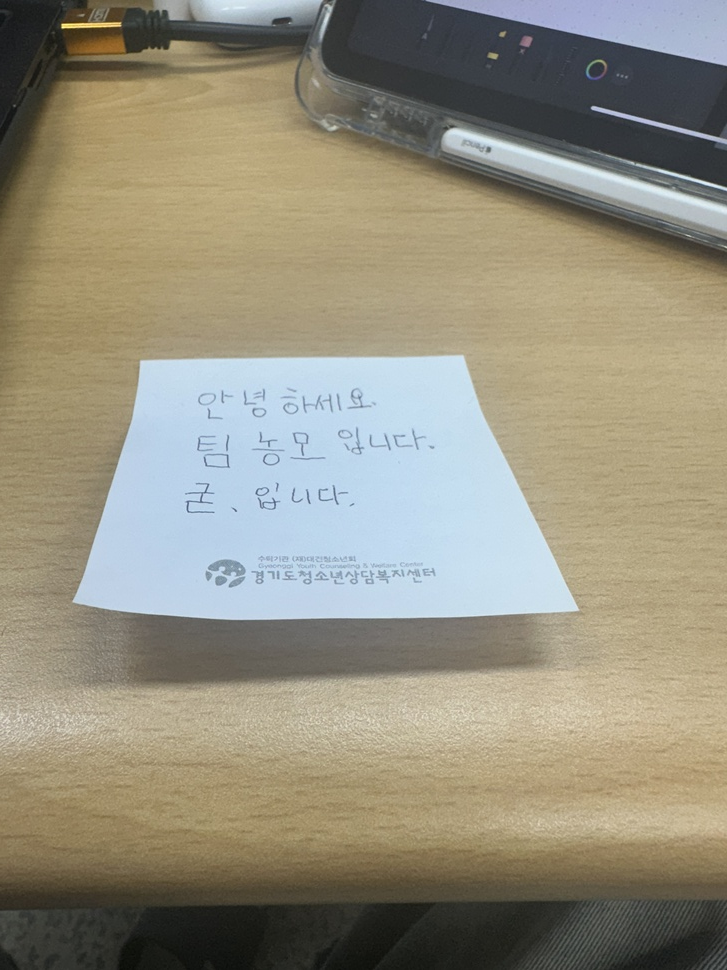
#> input picture test7.JPG, 727 x 970 px, shrunk from 3024 x 4032 before the run, found by its file name
$ python enhanced2.py
#> lines starting #> are read from the running program, lines starting #| are printed output that depends on the picture; after the words box and inside, x2 and y2 are one past the last pixel; in counts of white or black regions, pixels touching at a corner belong together
#> in detect_lines, image is the input picture: shape (970, 727, 3); mean B, G, R 126.5, 143.8, 148.5
import cv2
import numpy as np


def adjust_brightness(img, value):
    """
    이미지 밝기를 조절하는 함수

    Args:
      img: 입력 이미지
      value: 밝기 조절 값 (-255 ~ 255)

    Returns:
      밝기가 조절된 이미지
    """
#> called with value = 50
    hsv = cv2.cvtColor(img, cv2.COLOR_BGR2HSV)
#> hsv: shape (970, 727, 3); mean H, S, V 43.9, 60.5, 156.5
    h, s, v = cv2.split(hsv)
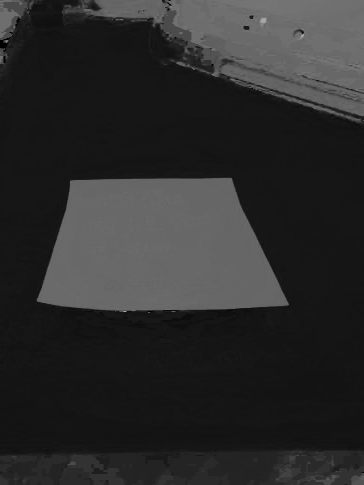
#> h: shape (970, 727) (shown at 1/2 size); min 0, max 177, mean 43.9
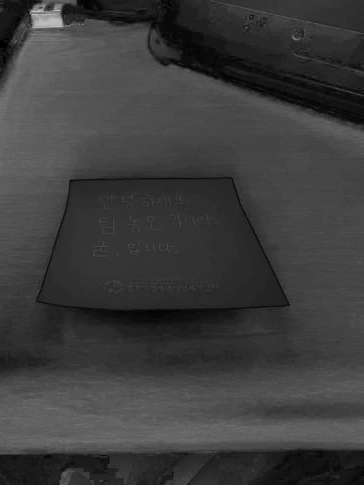
#> s: shape (970, 727) (shown at 1/2 size); min 0, max 255, mean 60.5

    v = cv2.add(v, value)
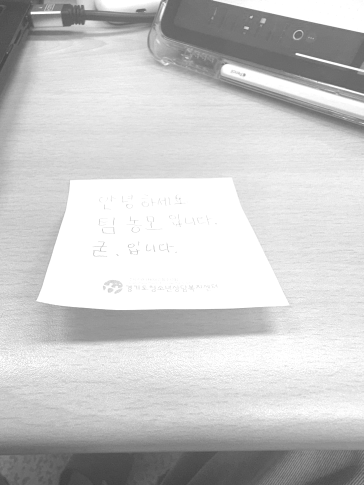
#> v: shape (970, 727) (shown at 1/2 size); min 61, max 255, mean 201.9
    v = np.clip(v, 0, 255).astype(np.uint8)

    hsv = cv2.merge((h, s, v))
#> hsv: shape (970, 727, 3); mean H, S, V 43.9, 60.5, 201.9
    img = cv2.cvtColor(hsv, cv2.COLOR_HSV2BGR)
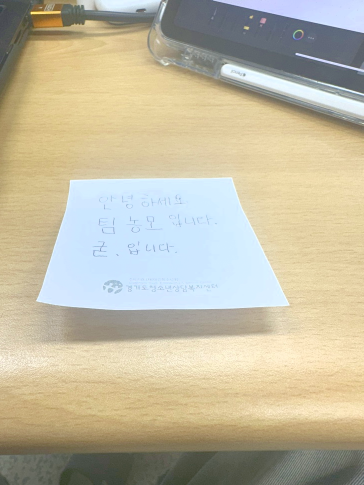
#> img: shape (970, 727, 3) (shown at 1/2 size); mean B, G, R 161.8, 185.3, 192.3
    return img


def find_corners(lines, img_shape):
    """
    직선들의 교점을 계산하여 이미지의 네 모서리를 찾는 함수

    Args:
      lines: HoughLinesP 함수로 찾은 직선 리스트
      img_shape: 이미지 shape (height, width, channels)

    Returns:
      이미지 네 모서리 좌표 리스트
    """

    if lines is None:
        raise ValueError("No lines detected.")

    # 교점 찾기
    intersections = []
    for i, line1 in enumerate(lines):
        for j, line2 in enumerate(lines):
            if i >= j:
                continue
            x1, y1, x2, y2 = line1[0]
            x3, y3, x4, y4 = line2[0]

            # 두 직선의 기울기 계산
            m1 = (y2 - y1) / (x2 - x1) if x2 != x1 else np.inf
            m2 = (y4 - y3) / (x4 - x3) if x4 != x3 else np.inf

            # 기울기가 같은 직선(평행) 제외
            if m1 == m2:
                continue

            # 교점 계산
            if m1 == np.inf:
                x = x1
                y = m2 * x + (y3 - m2 * x3)
            elif m2 == np.inf:
                x = x3
                y = m1 * x + (y1 - m1 * x1)
            else:
                x = (y3 - y1 + m1 * x1 - m2 * x3) / (m1 - m2)
                y = m1 * x + (y1 - m1 * x1)

            # 이미지 경계 내에 있는 교점만 저장
            if 0 <= x < img_shape[1] and 0 <= y < img_shape[0]:
                intersections.append((int(x), int(y)))

    if len(intersections) < 4:
        raise ValueError("Not enough valid corners found.")

    # y좌표, x좌표 순으로 정렬하여 좌상단, 좌하단, 우상단, 우하단 순서로 정렬
    intersections = sorted(intersections, key=lambda p: (p[1], p[0]))

    # 네 모서리 반환
    return intersections[:4]


def detect_paper(image):
    """
    색상 정보와 Hough 변환을 사용하여 이미지에서 용지를 인식하는 함수

    Args:
      image: 입력 이미지

    Returns:
      용지 영역의 좌표 (x, y, w, h) 또는 None
    """
    # 밝기 조절
    adjusted_image = adjust_brightness(image, 50)  # 밝기 조절 값은 적절히 조정

    # 대비 조절 (필요에 따라 주석 처리)
    # clahe = cv2.createCLAHE(clipLimit=2.0, tileGridSize=(8, 8))
    # adjusted_image = clahe.apply(cv2.cvtColor(adjusted_image, cv2.COLOR_BGR2GRAY))

    # HSV 색 공간으로 변환
    hsv = cv2.cvtColor(adjusted_image, cv2.COLOR_BGR2HSV)
#> hsv: shape (970, 727, 3); mean H, S, V 44, 61.2, 201.9

    # 흰색 범위 지정 (필요에 따라 범위 조정)
    lower_white = np.array([0, 0, 150])
    upper_white = np.array([180, 50, 255])

    # 흰색 영역 마스크 생성
    mask = cv2.inRange(hsv, lower_white, upper_white)
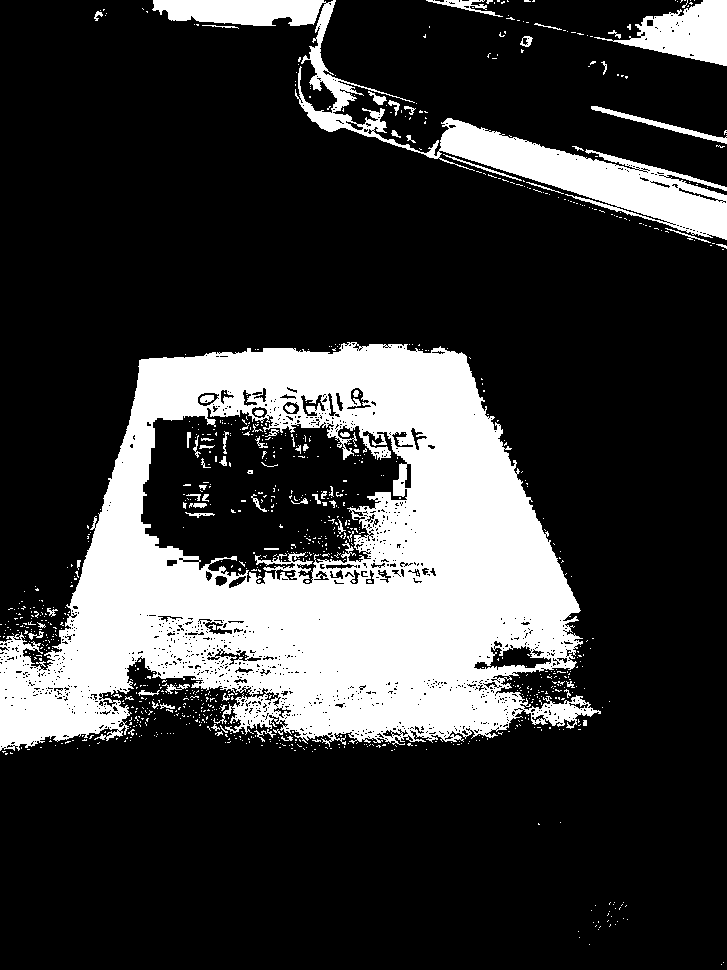
#> mask: shape (970, 727); 22.5% white; 970 white regions (897 under 20 px), largest, box (x1, y1, x2, y2) and area: (0, 342, 601, 751) 128552, (152, 0, 727, 240) 19068, (594, 0, 727, 66) 4284

    # 엣지 검출
    edges = cv2.Canny(mask, 50, 150)
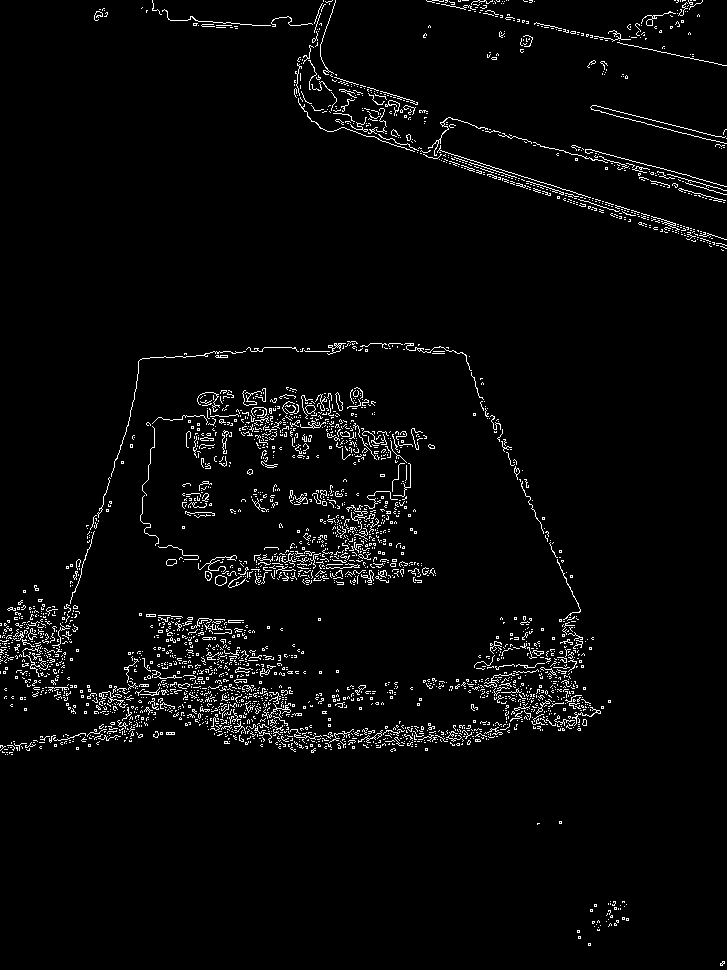
#> edges: shape (970, 727); 3.3% white in thin lines or dots

    # Hough 변환
    lines = cv2.HoughLinesP(edges, 1, np.pi / 180, threshold=50, minLineLength=50, maxLineGap=10)
#> lines = 168 rows, first 6: [483, 164, 726, 239], [428, 148, 576, 196], [380, 140, 629, 221], [526, 183, 631, 215], [483, 13, 726, 65], [452, 688, 526, 687]

    # 직선 분석 및 용지 꼭짓점 찾기
    try:
        corners = find_corners(lines, image.shape)
#> the loop in find_corners, `for i, line1 in enumerate(lines):` made 168 passes
#> after the loop in find_corners, `for i, line1 in enumerate(lines):`: intersections = 7683 pairs, first value 0 to 726, second value 0 to 914
#> corners = [(2, 0), (4, 0), (9, 0), (17, 0)]
    except ValueError as e:
        print(f"Error: {e}")
        return None

    # 꼭짓점을 순서대로 정렬 (좌상, 좌하, 우하, 우상)
    if corners is not None:
        # Perspective Transform 적용
        pts1 = np.float32(corners)
#> pts1 = [[2, 0], [4, 0], [9, 0], [17, 0]]
        width = max(np.linalg.norm(pts1[0] - pts1[1]), np.linalg.norm(pts1[2] - pts1[3]))
#> width = 8
        height = max(np.linalg.norm(pts1[1] - pts1[2]), np.linalg.norm(pts1[3] - pts1[0]))
#> height = 15
        pts2 = np.float32([[0, 0], [0, height], [width, height], [width, 0]])
#> pts2 = [[0, 0], [0, 15], [8, 15], [8, 0]]
        matrix = cv2.getPerspectiveTransform(pts1, pts2)
#> matrix = [[2.12e-32, -2.35e-17, 4.36e-33], [2.61e-32, 0.707, 3.49e-32], [-5.04e-33, 0.707, 2.83e-32]]
        transformed_image = cv2.warpPerspective(adjusted_image, matrix, (int(width), int(height)))

        # 변환된 이미지에서 용지 영역 다시 인식 (필요시 추가적인 처리)
        # ...

        return cv2.boundingRect(np.array(corners))

    return None  # 용지 인식 실패 시 None 반환


def detect_lines(image_path, brightness_value=50):  # 밝기 조절 값을 인자로 받음
    """
    이미지에서 직선과 용지를 검출하는 함수

    Args:
      image_path: 이미지 파일 경로
      brightness_value: 밝기 조절 값 (-255 ~ 255)
    """
    # 이미지 로드
    image = cv2.imread(image_path)

    # 용지 인식
    paper_rect = detect_paper(image)
#> paper_rect = (2, 0, 16, 1)

    if paper_rect is not None:
        x, y, w, h = paper_rect
#> x = 2; y = 0; w = 16; h = 1
        cv2.rectangle(image, (x, y), (x + w, y + h), (255, 0, 0), 2)  # 파란색 사각형으로 용지 영역 표시
#> image: shape (970, 727, 3); 0.01% of pixels changed, all inside (x1, y1, x2, y2) = (1, 0, 20, 3)

    # 결과 이미지 출력
    cv2.imshow("Detected Lines and Corners", image)
    cv2.waitKey(0)
    cv2.destroyAllWindows()


# 이미지 경로 지정
image_path = "test7.jpg"
brightness_value = 50
detect_lines(image_path, brightness_value)

$ run again, with test0.JPG copied over test7.JPG
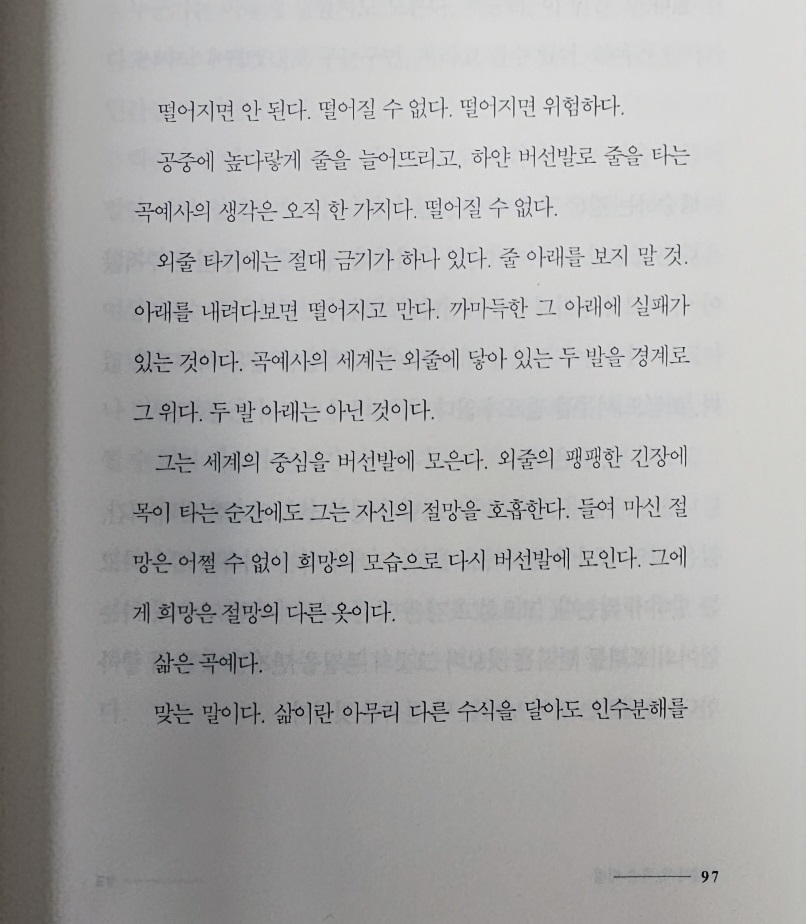
#> input picture test0.JPG, 806 x 924 px, found by its file name
#> in detect_lines, image is the input picture: shape (924, 806, 3); mean B, G, R 169.9, 170.6, 171.1
#> in detect_paper, `mask = cv2.inRange(hsv, lower_white, upper_white)`:
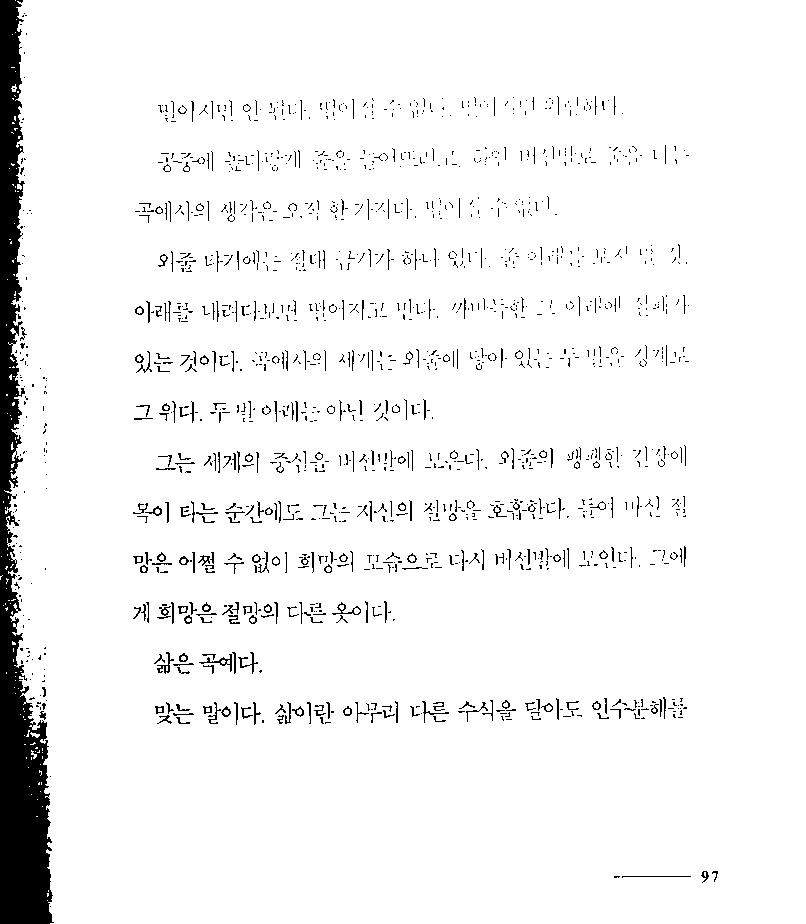
#> mask: shape (924, 806); 94.9% white; 1504 black regions (1216 under 20 px), largest, box (x1, y1, x2, y2) and area: (0, 0, 54, 924) 22206, (199, 654, 232, 672) 121, (157, 652, 174, 674) 102
#> in detect_paper, `edges = cv2.Canny(mask, 50, 150)`:
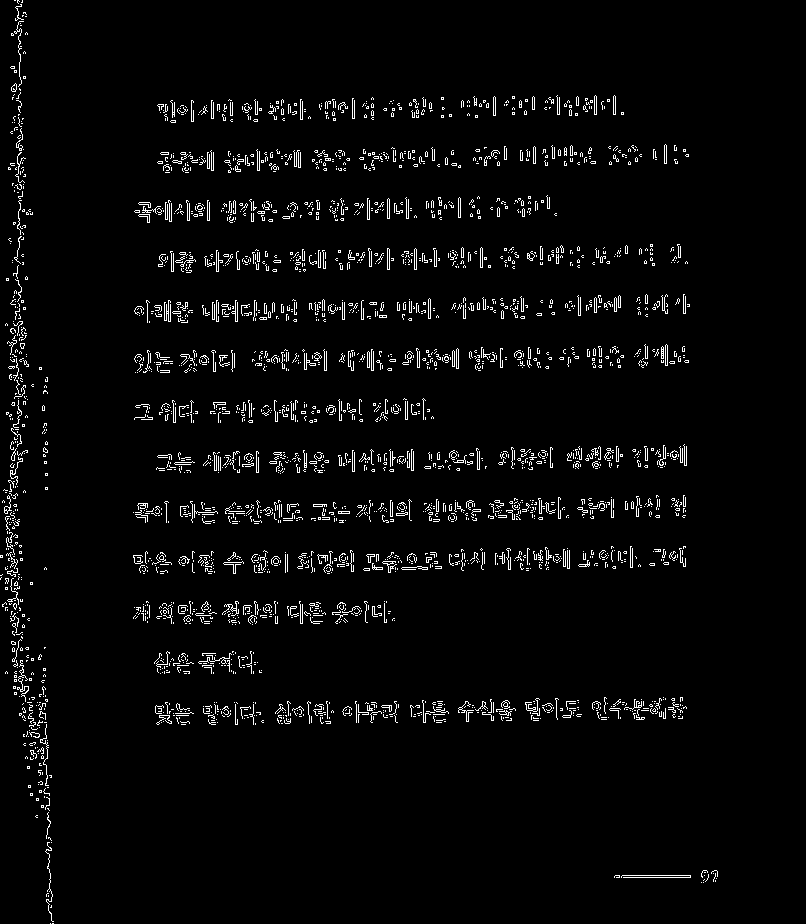
#> edges: shape (924, 806); 3.2% white in thin lines or dots, all inside (x1, y1, x2, y2) = (0, 0, 718, 924)
#> lines = 163 rows, first 6: [18, 332, 18, 280], [10, 604, 12, 515], [423, 711, 575, 708], [17, 192, 17, 127], [304, 463, 413, 459], [408, 360, 458, 359]
#> the loop in find_corners, `for i, line1 in enumerate(lines):` made 163 passes
#> after the loop in find_corners, `for i, line1 in enumerate(lines):`: intersections = 4492 pairs, first value 2 to 804, second value 0 to 877
#> corners = [(17, 0), (18, 1), (22, 2), (22, 8)]
#> pts1 = [[17, 0], [18, 1], [22, 2], [22, 8]]
#> width = 6
#> height = 9.43
#> pts2 = [[0, 0], [0, 9.43], [6, 9.43], [6, 0]]
#> matrix = [[-0.391, 0.391, 6.64], [-0.492, 0.307, 8.36], [-0.0603, 0.0651, 1]]
#> paper_rect = (17, 0, 6, 9)
#> in detect_lines, `x, y, w, h = paper_rect`: x = 17; y = 0; w = 6; h = 9
#> image: shape (924, 806, 3); 0.01% of pixels changed, all inside (x1, y1, x2, y2) = (16, 0, 25, 11)

$ run again, with test1.JPG copied over test7.JPG
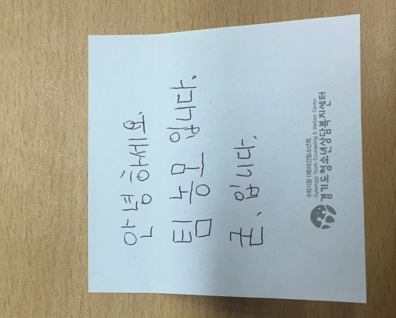
#> input picture test1.JPG, 396 x 318 px, found by its file name
#> in detect_lines, image is the input picture: shape (318, 396, 3); mean B, G, R 164.3, 172.3, 167.5
#> in detect_paper, `mask = cv2.inRange(hsv, lower_white, upper_white)`:
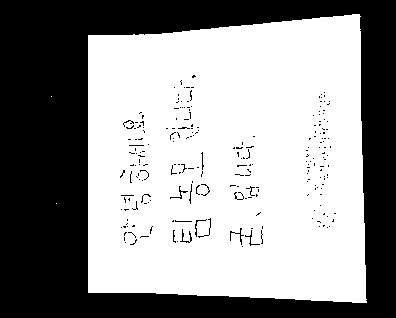
#> mask: shape (318, 396); 58.1% white; 226 black regions (213 under 20 px), largest, box (x1, y1, x2, y2) and area: (0, 0, 396, 318) 51600, (180, 229, 192, 243) 45, (230, 228, 244, 245) 45
#> in detect_paper, `edges = cv2.Canny(mask, 50, 150)`:
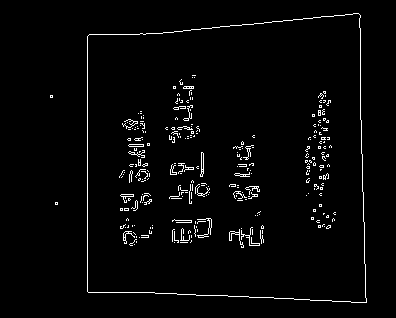
#> edges: shape (318, 396); 2.7% white in thin lines or dots, all inside (x1, y1, x2, y2) = (50, 13, 367, 303)
#> lines = [[87, 291, 87, 36], [359, 14, 360, 78], [217, 295, 366, 302], [157, 33, 355, 13], [360, 93, 362, 177], [98, 292, 176, 293], [364, 236, 366, 301], [89, 34, 156, 33]]
#> the loop in find_corners, `for i, line1 in enumerate(lines):` made 8 passes
#> after the loop in find_corners, `for i, line1 in enumerate(lines):`: intersections = [(87, 288), (87, 40), (87, 291), (87, 34), (363, 301), (358, 12), (360, 121), (363, 295), (360, 134), (359, 29), (364, 301), (173, 292), (366, 302), (358, 12), (357, 12), (157, 32), (364, 295), (361, 150), (358, 29), (365, 295), (357, 29)]
#> in find_corners, `intersections = sorted(intersections, key=lambda p: (p[1], p[0]))`: intersections = [(357, 12), (358, 12), (358, 12), (357, 29), (358, 29), (359, 29), (157, 32), (87, 34), (87, 40), (360, 121), (360, 134), (361, 150), (87, 288), (87, 291), (173, 292), (363, 295), (364, 295), (365, 295), (363, 301), (364, 301), (366, 302)]
#> corners = [(357, 12), (358, 12), (358, 12), (357, 29)]
#> pts1 = [[357, 12], [358, 12], [358, 12], [357, 29]]
#> width = 17.03
#> height = 17
#> pts2 = [[0, 0], [0, 17], [17.03, 17], [17.03, 0]]
#> matrix = [[-7.84e-13, -0.0828, 0.993], [-2.86e-08, -3.65e-15, 1.02e-05], [-6.31e-05, -0.00486, 0.081]]
#> paper_rect = (357, 12, 2, 18)
#> in detect_lines, `x, y, w, h = paper_rect`: x = 357; y = 12; w = 2; h = 18
#> image: shape (318, 396, 3); 0.08% of pixels changed, all inside (x1, y1, x2, y2) = (356, 11, 361, 32)
